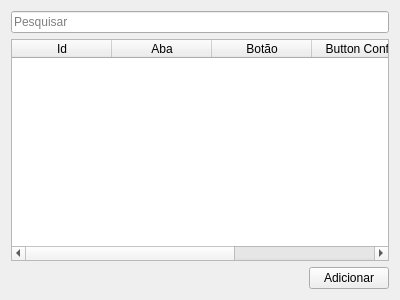
<?xml version="1.0" encoding="UTF-8"?>
<ui version="4.0">
 <class>Form</class>
 <widget class="QWidget" name="Form">
  <property name="geometry">
   <rect>
    <x>0</x>
    <y>0</y>
    <width>400</width>
    <height>300</height>
   </rect>
  </property>
  <property name="windowTitle">
   <string>Form</string>
  </property>
  <layout class="QGridLayout" name="gridLayout">
   <item row="1" column="0">
    <widget class="QTableWidget" name="tableWidget">
     <column>
      <property name="text">
       <string>Id</string>
      </property>
     </column>
     <column>
      <property name="text">
       <string>Aba</string>
      </property>
     </column>
     <column>
      <property name="text">
       <string>Botão</string>
      </property>
     </column>
     <column>
      <property name="text">
       <string>Button Config</string>
      </property>
     </column>
     <column>
      <property name="text">
       <string>Opções</string>
      </property>
     </column>
    </widget>
   </item>
   <item row="2" column="0">
    <layout class="QHBoxLayout" name="horizontalLayout_3">
     <item>
      <spacer name="horizontalSpacer_3">
       <property name="orientation">
        <enum>Qt::Horizontal</enum>
       </property>
       <property name="sizeHint" stdset="0">
        <size>
         <width>228</width>
         <height>20</height>
        </size>
       </property>
      </spacer>
     </item>
     <item>
      <widget class="QPushButton" name="addBtn">
       <property name="text">
        <string>Adicionar</string>
       </property>
      </widget>
     </item>
    </layout>
   </item>
   <item row="0" column="0">
    <widget class="QLineEdit" name="lineEdit">
     <property name="placeholderText">
      <string>Pesquisar</string>
     </property>
    </widget>
   </item>
  </layout>
 </widget>
 <resources/>
 <connections/>
</ui>
